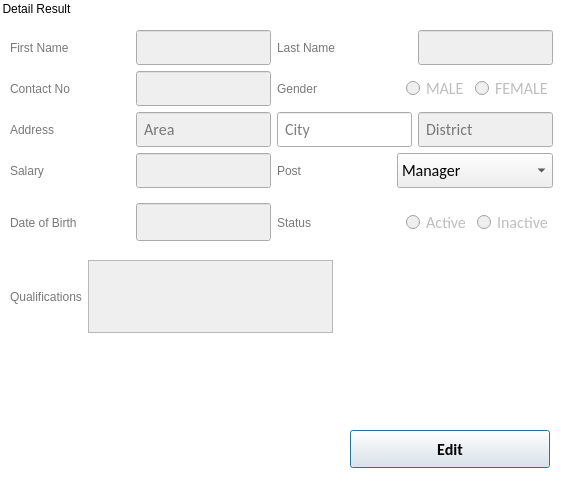
       <widget class="QGroupBox" name="groupBox_3">
        <property name="enabled">
         <bool>true</bool>
        </property>
        <property name="geometry">
         <rect>
          <x>450</x>
          <y>90</y>
          <width>561</width>
          <height>481</height>
         </rect>
        </property>
        <property name="styleSheet">
         <string notr="true">QGroupBox
{
font: 14pt &quot;Calibri&quot; ;
background-color: rgb(255, 255, 255);
border:none;
}
QLabel
{

font: 14pt &quot;Calibri&quot; ;
color: rgb(120, 120, 120);
padding-bottom: 0;

}
QLineEdit
{
border-bottom: 1px solid;
border-color: rgb(172, 172, 172);
padding: 5px;
color: rgb(0, 0, 0);

}
QLineEdit:focus
{
border-color:rgb(85, 170, 255);
border-width:1px;
border-style:solid;
}

</string>
        </property>
        <property name="title">
         <string>Detail Result</string>
        </property>
        <widget class="QPushButton" name="ClearButton_4">
         <property name="enabled">
          <bool>true</bool>
         </property>
         <property name="geometry">
          <rect>
           <x>350</x>
           <y>430</y>
           <width>200</width>
           <height>38</height>
          </rect>
         </property>
         <property name="font">
          <font>
           <family>Calibri</family>
           <pointsize>12</pointsize>
           <weight>75</weight>
           <bold>true</bold>
          </font>
         </property>
         <property name="styleSheet">
          <string notr="true"/>
         </property>
         <property name="text">
          <string>Edit</string>
         </property>
         <property name="checkable">
          <bool>false</bool>
         </property>
         <property name="checked">
          <bool>false</bool>
         </property>
         <property name="autoDefault">
          <bool>true</bool>
         </property>
         <property name="default">
          <bool>true</bool>
         </property>
         <property name="flat">
          <bool>false</bool>
         </property>
        </widget>
        <widget class="QWidget" name="layoutWidget">
         <property name="geometry">
          <rect>
           <x>10</x>
           <y>260</y>
           <width>323</width>
           <height>73</height>
          </rect>
         </property>
         <layout class="QGridLayout" name="gridLayout_9">
          <item row="0" column="0">
           <widget class="QLabel" name="qualificationLabel_3">
            <property name="sizePolicy">
             <sizepolicy hsizetype="Expanding" vsizetype="Expanding">
              <horstretch>0</horstretch>
              <verstretch>0</verstretch>
             </sizepolicy>
            </property>
            <property name="text">
             <string>Qualifications</string>
            </property>
           </widget>
          </item>
          <item row="0" column="1">
           <widget class="QTextEdit" name="qualificationInput_3">
            <property name="enabled">
             <bool>false</bool>
            </property>
            <property name="sizePolicy">
             <sizepolicy hsizetype="Expanding" vsizetype="Expanding">
              <horstretch>0</horstretch>
              <verstretch>0</verstretch>
             </sizepolicy>
            </property>
            <property name="sizeIncrement">
             <size>
              <width>0</width>
              <height>0</height>
             </size>
            </property>
            <property name="baseSize">
             <size>
              <width>0</width>
              <height>0</height>
             </size>
            </property>
            <property name="font">
             <font>
              <family>Calibri</family>
              <pointsize>12</pointsize>
             </font>
            </property>
            <property name="styleSheet">
             <string notr="true"/>
            </property>
           </widget>
          </item>
         </layout>
        </widget>
        <widget class="QWidget" name="layoutWidget">
         <property name="geometry">
          <rect>
           <x>10</x>
           <y>30</y>
           <width>543</width>
           <height>221</height>
          </rect>
         </property>
         <layout class="QGridLayout" name="gridLayout_22">
          <item row="0" column="0">
           <layout class="QGridLayout" name="gridLayout_19">
            <item row="0" column="0">
             <layout class="QGridLayout" name="gridLayout_18">
              <item row="0" column="0">
               <layout class="QGridLayout" name="gridLayout_7">
                <item row="2" column="0">
                 <layout class="QGridLayout" name="gridLayout_6">
                  <item row="0" column="0">
                   <widget class="QLabel" name="addressLabel_3">
                    <property name="sizePolicy">
                     <sizepolicy hsizetype="Expanding" vsizetype="Expanding">
                      <horstretch>0</horstretch>
                      <verstretch>0</verstretch>
                     </sizepolicy>
                    </property>
                    <property name="text">
                     <string>Address</string>
                    </property>
                   </widget>
                  </item>
                  <item row="0" column="1">
                   <widget class="QLineEdit" name="address1Edit_3">
                    <property name="enabled">
                     <bool>false</bool>
                    </property>
                    <property name="sizePolicy">
                     <sizepolicy hsizetype="Expanding" vsizetype="Expanding">
                      <horstretch>0</horstretch>
                      <verstretch>0</verstretch>
                     </sizepolicy>
                    </property>
                    <property name="minimumSize">
                     <size>
                      <width>0</width>
                      <height>35</height>
                     </size>
                    </property>
                    <property name="font">
                     <font>
                      <family>Calibri</family>
                      <pointsize>12</pointsize>
                      <weight>50</weight>
                      <bold>false</bold>
                      <kerning>false</kerning>
                     </font>
                    </property>
                    <property name="styleSheet">
                     <string notr="true">QLineEdit#userName
{
border-bottom: 2px solid;
border-top: 0px;
border-color: rgb(172, 172, 172);
padding: 5px;
color: rgb(0, 0, 0);

}</string>
                    </property>
                    <property name="text">
                     <string/>
                    </property>
                    <property name="alignment">
                     <set>Qt::AlignLeading|Qt::AlignLeft|Qt::AlignVCenter</set>
                    </property>
                    <property name="placeholderText">
                     <string>Area</string>
                    </property>
                    <property name="clearButtonEnabled">
                     <bool>false</bool>
                    </property>
                   </widget>
                  </item>
                 </layout>
                </item>
                <item row="1" column="0">
                 <layout class="QGridLayout" name="gridLayout_5">
                  <item row="0" column="0">
                   <widget class="QLabel" name="phoneLabel_3">
                    <property name="sizePolicy">
                     <sizepolicy hsizetype="Expanding" vsizetype="Expanding">
                      <horstretch>0</horstretch>
                      <verstretch>0</verstretch>
                     </sizepolicy>
                    </property>
                    <property name="text">
                     <string>Contact No</string>
                    </property>
                   </widget>
                  </item>
                  <item row="0" column="1">
                   <widget class="QLineEdit" name="contact_3">
                    <property name="enabled">
                     <bool>false</bool>
                    </property>
                    <property name="sizePolicy">
                     <sizepolicy hsizetype="Expanding" vsizetype="Expanding">
                      <horstretch>0</horstretch>
                      <verstretch>0</verstretch>
                     </sizepolicy>
                    </property>
                    <property name="minimumSize">
                     <size>
                      <width>0</width>
                      <height>35</height>
                     </size>
                    </property>
                    <property name="font">
                     <font>
                      <family>Calibri</family>
                      <pointsize>12</pointsize>
                      <weight>50</weight>
                      <bold>false</bold>
                      <kerning>false</kerning>
                     </font>
                    </property>
                    <property name="styleSheet">
                     <string notr="true">QLineEdit#userName
{
border-bottom: 2px solid;
border-top: 0px;
border-color: rgb(172, 172, 172);
padding: 5px;
color: rgb(0, 0, 0);

}</string>
                    </property>
                    <property name="text">
                     <string/>
                    </property>
                    <property name="alignment">
                     <set>Qt::AlignLeading|Qt::AlignLeft|Qt::AlignVCenter</set>
                    </property>
                    <property name="placeholderText">
                     <string/>
                    </property>
                    <property name="clearButtonEnabled">
                     <bool>false</bool>
                    </property>
                   </widget>
                  </item>
                 </layout>
                </item>
                <item row="0" column="0">
                 <layout class="QGridLayout" name="gridLayout_3">
                  <item row="0" column="1">
                   <widget class="QLineEdit" name="firstNameSearch">
                    <property name="enabled">
                     <bool>false</bool>
                    </property>
                    <property name="sizePolicy">
                     <sizepolicy hsizetype="Expanding" vsizetype="Expanding">
                      <horstretch>0</horstretch>
                      <verstretch>0</verstretch>
                     </sizepolicy>
                    </property>
                    <property name="minimumSize">
                     <size>
                      <width>0</width>
                      <height>35</height>
                     </size>
                    </property>
                    <property name="font">
                     <font>
                      <family>Calibri</family>
                      <pointsize>12</pointsize>
                      <weight>50</weight>
                      <bold>false</bold>
                      <kerning>false</kerning>
                     </font>
                    </property>
                    <property name="styleSheet">
                     <string notr="true"/>
                    </property>
                    <property name="text">
                     <string/>
                    </property>
                    <property name="alignment">
                     <set>Qt::AlignLeading|Qt::AlignLeft|Qt::AlignVCenter</set>
                    </property>
                    <property name="placeholderText">
                     <string/>
                    </property>
                    <property name="clearButtonEnabled">
                     <bool>false</bool>
                    </property>
                   </widget>
                  </item>
                  <item row="0" column="0">
                   <widget class="QLabel" name="firstNameLabel_3">
                    <property name="sizePolicy">
                     <sizepolicy hsizetype="Expanding" vsizetype="Expanding">
                      <horstretch>0</horstretch>
                      <verstretch>0</verstretch>
                     </sizepolicy>
                    </property>
                    <property name="text">
                     <string>First Name</string>
                    </property>
                   </widget>
                  </item>
                 </layout>
                </item>
               </layout>
              </item>
              <item row="1" column="0">
               <layout class="QGridLayout" name="gridLayout_8">
                <item row="0" column="0">
                 <widget class="QLabel" name="salaryLabel_5">
                  <property name="sizePolicy">
                   <sizepolicy hsizetype="Expanding" vsizetype="Expanding">
                    <horstretch>0</horstretch>
                    <verstretch>0</verstretch>
                   </sizepolicy>
                  </property>
                  <property name="text">
                   <string>Salary</string>
                  </property>
                 </widget>
                </item>
                <item row="0" column="1">
                 <widget class="QLineEdit" name="salaryEdit_3">
                  <property name="enabled">
                   <bool>false</bool>
                  </property>
                  <property name="sizePolicy">
                   <sizepolicy hsizetype="Expanding" vsizetype="Expanding">
                    <horstretch>0</horstretch>
                    <verstretch>0</verstretch>
                   </sizepolicy>
                  </property>
                  <property name="minimumSize">
                   <size>
                    <width>0</width>
                    <height>35</height>
                   </size>
                  </property>
                  <property name="font">
                   <font>
                    <family>Calibri</family>
                    <pointsize>12</pointsize>
                    <weight>50</weight>
                    <bold>false</bold>
                    <kerning>false</kerning>
                   </font>
                  </property>
                  <property name="styleSheet">
                   <string notr="true">QLineEdit#userName
{
border-bottom: 2px solid;
border-top: 0px;
border-color: rgb(172, 172, 172);
padding: 5px;
color: rgb(0, 0, 0);

}</string>
                  </property>
                  <property name="inputMethodHints">
                   <set>Qt::ImhDigitsOnly</set>
                  </property>
                  <property name="text">
                   <string/>
                  </property>
                  <property name="alignment">
                   <set>Qt::AlignLeading|Qt::AlignLeft|Qt::AlignVCenter</set>
                  </property>
                  <property name="placeholderText">
                   <string/>
                  </property>
                  <property name="clearButtonEnabled">
                   <bool>false</bool>
                  </property>
                 </widget>
                </item>
               </layout>
              </item>
             </layout>
            </item>
            <item row="1" column="0">
             <layout class="QGridLayout" name="gridLayout_16">
              <item row="0" column="0">
               <widget class="QLabel" name="DOBLabel_3">
                <property name="sizePolicy">
                 <sizepolicy hsizetype="Expanding" vsizetype="Expanding">
                  <horstretch>0</horstretch>
                  <verstretch>0</verstretch>
                 </sizepolicy>
                </property>
                <property name="text">
                 <string>Date of Birth</string>
                </property>
               </widget>
              </item>
              <item row="0" column="1">
               <widget class="QLineEdit" name="DOBEdit_3">
                <property name="enabled">
                 <bool>false</bool>
                </property>
                <property name="sizePolicy">
                 <sizepolicy hsizetype="Expanding" vsizetype="Expanding">
                  <horstretch>0</horstretch>
                  <verstretch>0</verstretch>
                 </sizepolicy>
                </property>
                <property name="minimumSize">
                 <size>
                  <width>0</width>
                  <height>35</height>
                 </size>
                </property>
                <property name="maximumSize">
                 <size>
                  <width>200</width>
                  <height>38</height>
                 </size>
                </property>
                <property name="font">
                 <font>
                  <family>Calibri</family>
                  <pointsize>12</pointsize>
                  <weight>50</weight>
                  <bold>false</bold>
                  <kerning>false</kerning>
                 </font>
                </property>
                <property name="styleSheet">
                 <string notr="true">QLineEdit#userName
{
border-bottom: 2px solid;
border-top: 0px;
border-color: rgb(172, 172, 172);
padding: 5px;
color: rgb(0, 0, 0);

}</string>
                </property>
                <property name="inputMethodHints">
                 <set>Qt::ImhDate|Qt::ImhFormattedNumbersOnly</set>
                </property>
                <property name="text">
                 <string/>
                </property>
                <property name="alignment">
                 <set>Qt::AlignLeading|Qt::AlignLeft|Qt::AlignVCenter</set>
                </property>
                <property name="placeholderText">
                 <string/>
                </property>
                <property name="clearButtonEnabled">
                 <bool>false</bool>
                </property>
               </widget>
              </item>
             </layout>
            </item>
           </layout>
          </item>
          <item row="0" column="1">
           <layout class="QGridLayout" name="gridLayout_20">
            <item row="0" column="0">
             <layout class="QGridLayout" name="gridLayout_21">
              <item row="0" column="0">
               <layout class="QGridLayout" name="gridLayout_17">
                <item row="0" column="0">
                 <layout class="QGridLayout" name="gridLayout_4">
                  <item row="0" column="0">
                   <widget class="QLabel" name="lastNameLabel_3">
                    <property name="sizePolicy">
                     <sizepolicy hsizetype="Expanding" vsizetype="Expanding">
                      <horstretch>0</horstretch>
                      <verstretch>0</verstretch>
                     </sizepolicy>
                    </property>
                    <property name="text">
                     <string>Last Name</string>
                    </property>
                   </widget>
                  </item>
                  <item row="0" column="1">
                   <widget class="QLineEdit" name="lastName_3">
                    <property name="enabled">
                     <bool>false</bool>
                    </property>
                    <property name="sizePolicy">
                     <sizepolicy hsizetype="Expanding" vsizetype="Expanding">
                      <horstretch>0</horstretch>
                      <verstretch>0</verstretch>
                     </sizepolicy>
                    </property>
                    <property name="minimumSize">
                     <size>
                      <width>0</width>
                      <height>35</height>
                     </size>
                    </property>
                    <property name="font">
                     <font>
                      <family>Calibri</family>
                      <pointsize>12</pointsize>
                      <weight>50</weight>
                      <bold>false</bold>
                      <kerning>false</kerning>
                     </font>
                    </property>
                    <property name="styleSheet">
                     <string notr="true">QLineEdit#userName
{
border-bottom: 2px solid;
border-top: 0px;
border-color: rgb(172, 172, 172);
padding: 5px;
color: rgb(0, 0, 0);

}</string>
                    </property>
                    <property name="text">
                     <string/>
                    </property>
                    <property name="alignment">
                     <set>Qt::AlignLeading|Qt::AlignLeft|Qt::AlignVCenter</set>
                    </property>
                    <property name="placeholderText">
                     <string/>
                    </property>
                    <property name="clearButtonEnabled">
                     <bool>false</bool>
                    </property>
                   </widget>
                  </item>
                 </layout>
                </item>
                <item row="1" column="0">
                 <layout class="QGridLayout" name="gridLayout_13">
                  <item row="0" column="0">
                   <widget class="QLabel" name="genderLabel_3">
                    <property name="sizePolicy">
                     <sizepolicy hsizetype="Expanding" vsizetype="Expanding">
                      <horstretch>0</horstretch>
                      <verstretch>0</verstretch>
                     </sizepolicy>
                    </property>
                    <property name="text">
                     <string>Gender</string>
                    </property>
                   </widget>
                  </item>
                  <item row="0" column="1">
                   <layout class="QGridLayout" name="gridLayout_12">
                    <item row="0" column="0">
                     <widget class="QRadioButton" name="radioButton_9">
                      <property name="enabled">
                       <bool>false</bool>
                      </property>
                      <property name="sizePolicy">
                       <sizepolicy hsizetype="Expanding" vsizetype="Expanding">
                        <horstretch>0</horstretch>
                        <verstretch>0</verstretch>
                       </sizepolicy>
                      </property>
                      <property name="minimumSize">
                       <size>
                        <width>17</width>
                        <height>35</height>
                       </size>
                      </property>
                      <property name="font">
                       <font>
                        <family>Calibri</family>
                        <pointsize>12</pointsize>
                       </font>
                      </property>
                      <property name="text">
                       <string>MALE</string>
                      </property>
                     </widget>
                    </item>
                    <item row="0" column="1">
                     <widget class="QRadioButton" name="radioButton_10">
                      <property name="enabled">
                       <bool>false</bool>
                      </property>
                      <property name="sizePolicy">
                       <sizepolicy hsizetype="Expanding" vsizetype="Expanding">
                        <horstretch>0</horstretch>
                        <verstretch>0</verstretch>
                       </sizepolicy>
                      </property>
                      <property name="minimumSize">
                       <size>
                        <width>17</width>
                        <height>0</height>
                       </size>
                      </property>
                      <property name="maximumSize">
                       <size>
                        <width>80</width>
                        <height>16777215</height>
                       </size>
                      </property>
                      <property name="font">
                       <font>
                        <family>Calibri</family>
                        <pointsize>12</pointsize>
                       </font>
                      </property>
                      <property name="text">
                       <string>FEMALE</string>
                      </property>
                     </widget>
                    </item>
                   </layout>
                  </item>
                 </layout>
                </item>
                <item row="2" column="0">
                 <layout class="QGridLayout" name="gridLayout_14">
                  <item row="0" column="0">
                   <widget class="QLineEdit" name="address2Edit_3">
                    <property name="enabled">
                     <bool>true</bool>
                    </property>
                    <property name="sizePolicy">
                     <sizepolicy hsizetype="Expanding" vsizetype="Expanding">
                      <horstretch>0</horstretch>
                      <verstretch>0</verstretch>
                     </sizepolicy>
                    </property>
                    <property name="minimumSize">
                     <size>
                      <width>0</width>
                      <height>35</height>
                     </size>
                    </property>
                    <property name="font">
                     <font>
                      <family>Calibri</family>
                      <pointsize>12</pointsize>
                      <weight>50</weight>
                      <bold>false</bold>
                      <kerning>false</kerning>
                     </font>
                    </property>
                    <property name="styleSheet">
                     <string notr="true">QLineEdit#userName
{
border-bottom: 2px solid;
border-top: 0px;
border-color: rgb(172, 172, 172);
padding: 5px;
color: rgb(0, 0, 0);

}</string>
                    </property>
                    <property name="text">
                     <string/>
                    </property>
                    <property name="alignment">
                     <set>Qt::AlignLeading|Qt::AlignLeft|Qt::AlignVCenter</set>
                    </property>
                    <property name="placeholderText">
                     <string>City</string>
                    </property>
                    <property name="clearButtonEnabled">
                     <bool>false</bool>
                    </property>
                   </widget>
                  </item>
                  <item row="0" column="1">
                   <widget class="QLineEdit" name="address3Edit_4">
                    <property name="enabled">
                     <bool>false</bool>
                    </property>
                    <property name="sizePolicy">
                     <sizepolicy hsizetype="Expanding" vsizetype="Expanding">
                      <horstretch>0</horstretch>
                      <verstretch>0</verstretch>
                     </sizepolicy>
                    </property>
                    <property name="font">
                     <font>
                      <family>Calibri</family>
                      <pointsize>12</pointsize>
                      <weight>50</weight>
                      <bold>false</bold>
                      <kerning>false</kerning>
                     </font>
                    </property>
                    <property name="styleSheet">
                     <string notr="true">QLineEdit#userName
{
border-bottom: 2px solid;
border-top: 0px;
border-color: rgb(172, 172, 172);
padding: 5px;
color: rgb(0, 0, 0);

}</string>
                    </property>
                    <property name="text">
                     <string/>
                    </property>
                    <property name="alignment">
                     <set>Qt::AlignLeading|Qt::AlignLeft|Qt::AlignVCenter</set>
                    </property>
                    <property name="placeholderText">
                     <string>District</string>
                    </property>
                    <property name="clearButtonEnabled">
                     <bool>false</bool>
                    </property>
                   </widget>
                  </item>
                 </layout>
                </item>
               </layout>
              </item>
              <item row="1" column="0">
               <layout class="QGridLayout" name="gridLayout_15">
                <item row="0" column="0">
                 <widget class="QLabel" name="salaryLabel_6">
                  <property name="sizePolicy">
                   <sizepolicy hsizetype="Expanding" vsizetype="Expanding">
                    <horstretch>0</horstretch>
                    <verstretch>0</verstretch>
                   </sizepolicy>
                  </property>
                  <property name="text">
                   <string>Post</string>
                  </property>
                 </widget>
                </item>
                <item row="0" column="1">
                 <widget class="QComboBox" name="comboBox_3">
                  <property name="sizePolicy">
                   <sizepolicy hsizetype="Preferred" vsizetype="Expanding">
                    <horstretch>0</horstretch>
                    <verstretch>0</verstretch>
                   </sizepolicy>
                  </property>
                  <property name="minimumSize">
                   <size>
                    <width>0</width>
                    <height>35</height>
                   </size>
                  </property>
                  <property name="font">
                   <font>
                    <family>Calibri</family>
                    <pointsize>12</pointsize>
                   </font>
                  </property>
                  <item>
                   <property name="text">
                    <string>Manager</string>
                   </property>
                  </item>
                  <item>
                   <property name="text">
                    <string>SalesMan</string>
                   </property>
                  </item>
                  <item>
                   <property name="text">
                    <string>Workshop Incharge</string>
                   </property>
                  </item>
                  <item>
                   <property name="text">
                    <string>Office Boy</string>
                   </property>
                  </item>
                  <item>
                   <property name="text">
                    <string>Receiptionist</string>
                   </property>
                  </item>
                 </widget>
                </item>
               </layout>
              </item>
             </layout>
            </item>
            <item row="1" column="0">
             <layout class="QGridLayout" name="gridLayout_11">
              <item row="0" column="0">
               <widget class="QLabel" name="statLabel_3">
                <property name="sizePolicy">
                 <sizepolicy hsizetype="Expanding" vsizetype="Expanding">
                  <horstretch>0</horstretch>
                  <verstretch>0</verstretch>
                 </sizepolicy>
                </property>
                <property name="text">
                 <string>Status</string>
                </property>
               </widget>
              </item>
              <item row="0" column="1">
               <layout class="QGridLayout" name="gridLayout_10">
                <item row="0" column="0">
                 <widget class="QRadioButton" name="radioButton_11">
                  <property name="enabled">
                   <bool>false</bool>
                  </property>
                  <property name="sizePolicy">
                   <sizepolicy hsizetype="Expanding" vsizetype="Expanding">
                    <horstretch>0</horstretch>
                    <verstretch>0</verstretch>
                   </sizepolicy>
                  </property>
                  <property name="minimumSize">
                   <size>
                    <width>17</width>
                    <height>0</height>
                   </size>
                  </property>
                  <property name="maximumSize">
                   <size>
                    <width>100</width>
                    <height>16777215</height>
                   </size>
                  </property>
                  <property name="font">
                   <font>
                    <family>Calibri</family>
                    <pointsize>12</pointsize>
                   </font>
                  </property>
                  <property name="text">
                   <string>Active</string>
                  </property>
                 </widget>
                </item>
                <item row="0" column="1">
                 <widget class="QRadioButton" name="radioButton_12">
                  <property name="enabled">
                   <bool>false</bool>
                  </property>
                  <property name="sizePolicy">
                   <sizepolicy hsizetype="Expanding" vsizetype="Expanding">
                    <horstretch>0</horstretch>
                    <verstretch>0</verstretch>
                   </sizepolicy>
                  </property>
                  <property name="minimumSize">
                   <size>
                    <width>17</width>
                    <height>35</height>
                   </size>
                  </property>
                  <property name="maximumSize">
                   <size>
                    <width>100</width>
                    <height>16777215</height>
                   </size>
                  </property>
                  <property name="font">
                   <font>
                    <family>Calibri</family>
                    <pointsize>12</pointsize>
                   </font>
                  </property>
                  <property name="text">
                   <string>Inactive</string>
                  </property>
                 </widget>
                </item>
               </layout>
              </item>
             </layout>
            </item>
           </layout>
          </item>
         </layout>
        </widget>
       </widget>
